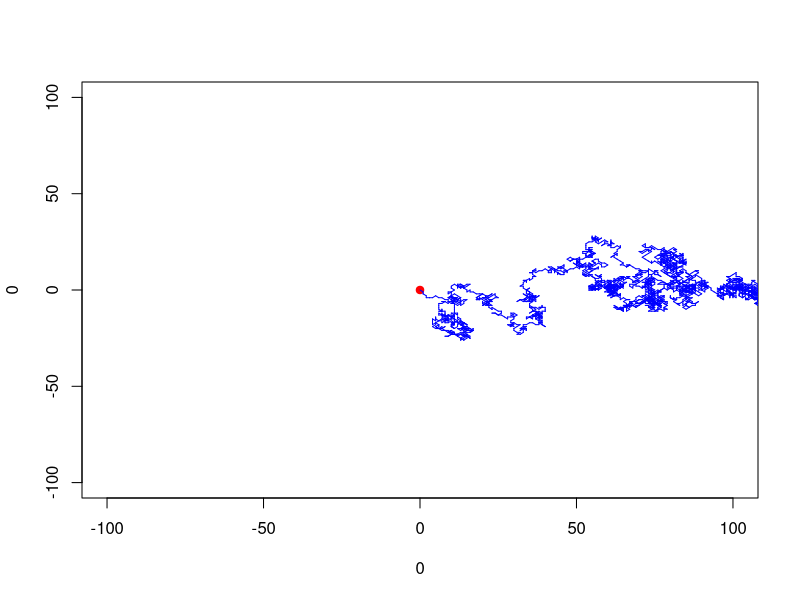

Recreate this plot in R.
## ---- chunk 1
library(ggplot2)
## ---- chunk 2
options <- list(
    c(0, 0),
    c(1, 0),
    c(0, 1),
    c(-1, 0),
    c(0, -1),
    c(1, 1),
    c(-1, -1),
    c(-1, 1),
    c(1, -1)
)

simulate_random_walk <- function(k, n) {
    i <- 0
    state <- k
    counter <- 0

    plot(0, 0, xlim = c(-100, 100), ylim = c(-100, 100), col = "red", pch = 19)

    for (i in 1:n) {
        i <- i + 1

        move <- sample(options, 1)[[1]]
        state_old <- state
        state <- state + move
        lines(c(state[1], state_old[1]), c(state[2], state_old[2]), col = "blue")

        if (state[1] == 0 & state[2] == 0) {
            counter <- counter + 1
        }
    }
    print(counter)
}
## ---- chunk 3
k <- c(0, 0)
n <- 5000

simulate_random_walk(k, n)
